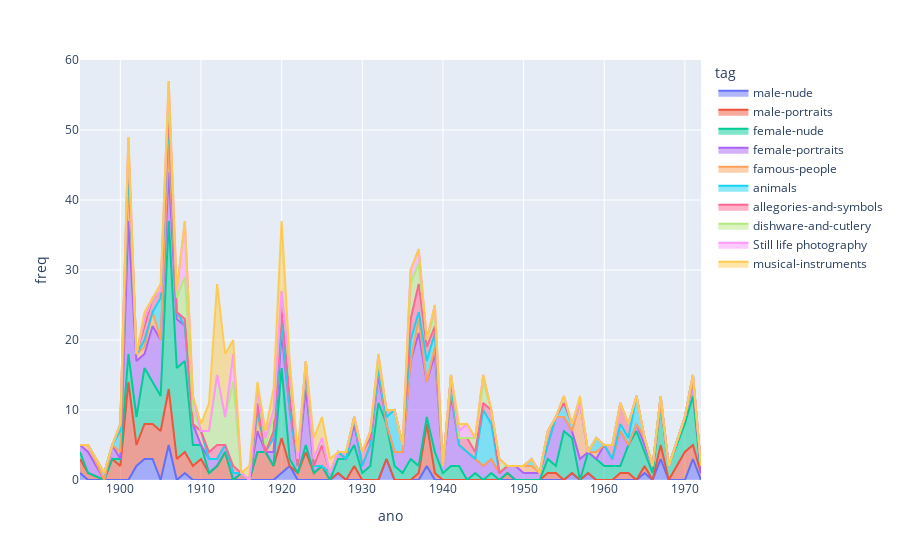

This figure's notebook cell:
### Code cell
fig = px.area(res_picasso, x="ano", y="freq",
            color="tag")
            #hover_data=['petal_width'],)
 
fig.show()

### Figure 1 — Plotly figure (JSON) as saved in the notebook; plotly's stock layout.template omitted (floating-point values rounded to 4 significant figures)
{"data": [{"hovertemplate": "tag=male-nude<br>ano=%{x}<br>freq=%{y}<extra></extra>", "legendgroup": "male-nude", "line": {"color": "#636efa"}, "marker": {"symbol": "circle"}, "mode": "lines", "name": "male-nude", "orientation": "v", "showlegend": true, "stackgroup": "1", "type": "scatter", "x": [1895, 1902, 1903, 1904, 1906, 1908, 1920, 1921, 1927, 1933, 1938, 1956, 1958, 1965, 1967, 1971], "xaxis": "x", "y": [1, 2, 3, 3, 5, 1, 1, 2, 1, 3, 2, 1, 1, 1, 3, 3], "yaxis": "y"}, {"hovertemplate": "tag=male-portraits<br>ano=%{x}<br>freq=%{y}<extra></extra>", "legendgroup": "male-portraits", "line": {"color": "#EF553B"}, "marker": {"symbol": "circle"}, "mode": "lines", "name": "male-portraits", "orientation": "v", "showlegend": true, "stackgroup": "1", "type": "scatter", "x": [1895, 1896, 1899, 1900, 1901, 1902, 1903, 1904, 1905, 1906, 1907, 1908, 1909, 1910, 1911, 1912, 1913, 1915, 1917, 1918, 1919, 1920, 1922, 1923, 1924, 1925, 1929, 1937, 1938, 1939, 1948, 1953, 1954, 1962, 1963, 1965, 1967, 1970, 1971, 1972], "xaxis": "x", "y": [2, 1, 3, 2, 14, 3, 5, 5, 7, 8, 3, 3, 2, 3, 1, 2, 4, 1, 4, 4, 2, 5, 1, 4, 1, 2, 2, 1, 6, 1, 1, 1, 1, 1, 1, 1, 2, 4, 2, 1], "yaxis": "y"}, {"hovertemplate": "tag=female-nude<br>ano=%{x}<br>freq=%{y}<extra></extra>", "legendgroup": "female-nude", "line": {"color": "#00cc96"}, "marker": {"symbol": "circle"}, "mode": "lines", "name": "female-nude", "orientation": "v", "showlegend": true, "stackgroup": "1", "type": "scatter", "x": [1895, 1900, 1901, 1902, 1903, 1904, 1905, 1906, 1907, 1908, 1909, 1910, 1920, 1921, 1923, 1927, 1928, 1929, 1930, 1931, 1932, 1933, 1934, 1935, 1936, 1937, 1938, 1939, 1940, 1941, 1942, 1944, 1946, 1953, 1954, 1955, 1956, 1958, 1959, 1960, 1961, 1962, 1963, 1964, 1965, 1966, 1967, 1968, 1970, 1971], "xaxis": "x", "y": [1, 1, 4, 4, 8, 6, 5, 24, 13, 13, 3, 2, 10, 1, 1, 2, 3, 3, 1, 2, 11, 5, 2, 1, 3, 1, 1, 3, 1, 2, 2, 1, 1, 2, 1, 7, 5, 3, 3, 2, 2, 1, 4, 7, 2, 1, 6, 2, 4, 7], "yaxis": "y"}, {"hovertemplate": "tag=female-portraits<br>ano=%{x}<br>freq=%{y}<extra></extra>", "legendgroup": "female-portraits", "line": {"color": "#ab63fa"}, "marker": {"symbol": "circle"}, "mode": "lines", "name": "female-portraits", "orientation": "v", "showlegend": true, "stackgroup": "1", "type": "scatter", "x": [1895, 1896, 1899, 1901, 1902, 1903, 1904, 1905, 1906, 1907, 1908, 1909, 1911, 1912, 1913, 1914, 1917, 1919, 1920, 1921, 1922, 1923, 1924, 1926, 1927, 1929, 1930, 1931, 1932, 1934, 1935, 1936, 1937, 1938, 1939, 1940, 1941, 1942, 1943, 1944, 1945, 1946, 1947, 1948, 1949, 1950, 1951, 1952, 1953, 1954, 1955, 1956, 1957, 1960, 1961, 1962, 1964, 1965, 1966, 1970, 1971], "xaxis": "x", "y": [1, 3, 2, 19, 8, 2, 8, 8, 7, 7, 5, 3, 2, 1, 1, 1, 3, 2, 5, 7, 1, 8, 1, 1, 1, 3, 1, 3, 4, 2, 3, 14, 19, 5, 14, 1, 10, 3, 4, 2, 2, 2, 1, 1, 2, 1, 1, 1, 2, 7, 2, 1, 3, 3, 1, 5, 1, 1, 1, 1, 2], "yaxis": "y"}, {"hovertemplate": "tag=famous-people<br>ano=%{x}<br>freq=%{y}<extra></extra>", "legendgroup": "famous-people", "line": {"color": "#FFA15A"}, "marker": {"symbol": "circle"}, "mode": "lines", "name": "famous-people", "orientation": "v", "showlegend": true, "stackgroup": "1", "type": "scatter", "x": [1896, 1900, 1901, 1902, 1903, 1904, 1906, 1907, 1910, 1917, 1919, 1920, 1923, 1929, 1932, 1937, 1939, 1941, 1950, 1951, 1957, 1959, 1965, 1972], "xaxis": "x", "y": [1, 1, 6, 1, 1, 2, 4, 1, 2, 2, 2, 2, 2, 1, 1, 2, 1, 1, 1, 1, 8, 1, 1, 1], "yaxis": "y"}, {"hovertemplate": "tag=animals<br>ano=%{x}<br>freq=%{y}<extra></extra>", "legendgroup": "animals", "line": {"color": "#19d3f3"}, "marker": {"symbol": "circle"}, "mode": "lines", "name": "animals", "orientation": "v", "showlegend": true, "stackgroup": "1", "type": "scatter", "x": [1898, 1900, 1901, 1903, 1905, 1906, 1917, 1923, 1933, 1934, 1935, 1936, 1937, 1938, 1939, 1941, 1945, 1946, 1951, 1955, 1956, 1959, 1962, 1963, 1964, 1967, 1971], "xaxis": "x", "y": [1, 3, 2, 1, 6, 4, 1, 1, 1, 6, 1, 3, 1, 3, 2, 1, 8, 5, 1, 2, 1, 2, 1, 1, 4, 1, 1], "yaxis": "y"}, {"hovertemplate": "tag=allegories-and-symbols<br>ano=%{x}<br>freq=%{y}<extra></extra>", "legendgroup": "allegories-and-symbols", "line": {"color": "#FF6692"}, "marker": {"symbol": "circle"}, "mode": "lines", "name": "allegories-and-symbols", "orientation": "v", "showlegend": true, "stackgroup": "1", "type": "scatter", "x": [1900, 1901, 1903, 1904, 1905, 1906, 1908, 1911, 1912, 1914, 1917, 1919, 1920, 1921, 1923, 1925, 1928, 1930, 1931, 1932, 1933, 1936, 1937, 1938, 1939, 1941, 1942, 1943, 1944, 1945, 1946, 1953, 1961, 1962, 1963], "xaxis": "x", "y": [1, 2, 2, 2, 1, 1, 1, 1, 2, 1, 1, 1, 2, 2, 1, 3, 1, 2, 1, 1, 1, 3, 4, 2, 1, 1, 1, 2, 1, 1, 2, 2, 2, 3, 2], "yaxis": "y"}, {"hovertemplate": "tag=dishware-and-cutlery<br>ano=%{x}<br>freq=%{y}<extra></extra>", "legendgroup": "dishware-and-cutlery", "line": {"color": "#B6E880"}, "marker": {"symbol": "circle"}, "mode": "lines", "name": "dishware-and-cutlery", "orientation": "v", "showlegend": true, "stackgroup": "1", "type": "scatter", "x": [1901, 1903, 1906, 1907, 1908, 1909, 1911, 1912, 1913, 1914, 1917, 1918, 1919, 1920, 1921, 1922, 1924, 1925, 1931, 1936, 1937, 1938, 1939, 1944, 1945, 1947, 1955], "xaxis": "x", "y": [1, 1, 2, 2, 6, 2, 3, 10, 4, 12, 2, 1, 2, 2, 3, 1, 1, 1, 1, 5, 3, 1, 2, 2, 3, 2, 1], "yaxis": "y"}, {"hovertemplate": "tag=Still life photography<br>ano=%{x}<br>freq=%{y}<extra></extra>", "legendgroup": "Still life photography", "line": {"color": "#FF97FF"}, "marker": {"symbol": "circle"}, "mode": "lines", "name": "Still life photography", "orientation": "v", "showlegend": true, "stackgroup": "1", "type": "scatter", "x": [1901, 1906, 1907, 1908, 1909, 1914, 1918, 1919, 1921, 1932, 1936, 1937, 1939, 1942, 1943, 1945], "xaxis": "x", "y": [1, 2, 1, 8, 2, 4, 1, 1, 1, 1, 2, 2, 1, 1, 2, 1], "yaxis": "y"}, {"hovertemplate": "tag=musical-instruments<br>ano=%{x}<br>freq=%{y}<extra></extra>", "legendgroup": "musical-instruments", "line": {"color": "#FECB52"}, "marker": {"symbol": "circle"}, "mode": "lines", "name": "musical-instruments", "orientation": "v", "showlegend": true, "stackgroup": "1", "type": "scatter", "x": [1903, 1905, 1910, 1911, 1912, 1913, 1914, 1916, 1917, 1918, 1919, 1920, 1921, 1922, 1924, 1925, 1926, 1942, 1957], "xaxis": "x", "y": [1, 1, 1, 4, 13, 9, 2, 2, 1, 1, 3, 10, 1, 1, 3, 3, 2, 1, 1], "yaxis": "y"}], "layout": {"legend": {"title": {"text": "tag"}, "tracegroupgap": 0}, "margin": {"t": 60}, "xaxis": {"anchor": "y", "domain": [0, 1], "title": {"text": "ano"}}, "yaxis": {"anchor": "x", "domain": [0, 1], "title": {"text": "freq"}}}}
